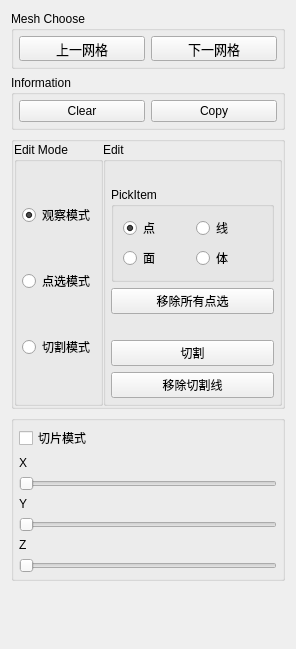
                <widget class="QWidget" name="scrollAreaWidgetContents_4">
                 <property name="geometry">
                  <rect>
                   <x>0</x>
                   <y>0</y>
                   <width>296</width>
                   <height>649</height>
                  </rect>
                 </property>
                 <layout class="QVBoxLayout" name="verticalLayout_22">
                  <item>
                   <widget class="QGroupBox" name="groupBox_15">
                    <property name="title">
                     <string>Mesh Choose</string>
                    </property>
                    <layout class="QVBoxLayout" name="verticalLayout_27">
                     <property name="leftMargin">
                      <number>5</number>
                     </property>
                     <property name="topMargin">
                      <number>5</number>
                     </property>
                     <property name="rightMargin">
                      <number>5</number>
                     </property>
                     <property name="bottomMargin">
                      <number>5</number>
                     </property>
                     <item>
                      <layout class="QHBoxLayout" name="horizontalLayout_3">
                       <item>
                        <widget class="QPushButton" name="btnLastMesh">
                         <property name="maximumSize">
                          <size>
                           <width>16777215</width>
                           <height>25</height>
                          </size>
                         </property>
                         <property name="font">
                          <font>
                           <family>黑体</family>
                           <pointsize>10</pointsize>
                          </font>
                         </property>
                         <property name="text">
                          <string>上一网格</string>
                         </property>
                         <property name="icon">
                          <iconset resource="Turbine_Blade.qrc">
                           <normaloff>:/Ticon/Resources/arrow_click_cursor_pointer_icon.png</normaloff>:/Ticon/Resources/arrow_click_cursor_pointer_icon.png</iconset>
                         </property>
                         <property name="iconSize">
                          <size>
                           <width>30</width>
                           <height>30</height>
                          </size>
                         </property>
                        </widget>
                       </item>
                       <item>
                        <widget class="QPushButton" name="btnNextMesh">
                         <property name="maximumSize">
                          <size>
                           <width>16777215</width>
                           <height>25</height>
                          </size>
                         </property>
                         <property name="font">
                          <font>
                           <family>黑体</family>
                           <pointsize>10</pointsize>
                          </font>
                         </property>
                         <property name="text">
                          <string>下一网格</string>
                         </property>
                         <property name="icon">
                          <iconset resource="Turbine_Blade.qrc">
                           <normaloff>:/Ticon/Resources/arrow_click_cursor_pointer_icon (1).png</normaloff>:/Ticon/Resources/arrow_click_cursor_pointer_icon (1).png</iconset>
                         </property>
                         <property name="iconSize">
                          <size>
                           <width>30</width>
                           <height>30</height>
                          </size>
                         </property>
                        </widget>
                       </item>
                      </layout>
                     </item>
                    </layout>
                   </widget>
                  </item>
                  <item>
                   <widget class="QGroupBox" name="groupBox_6">
                    <property name="title">
                     <string>Information</string>
                    </property>
                    <layout class="QVBoxLayout" name="verticalLayout_8">
                     <property name="leftMargin">
                      <number>5</number>
                     </property>
                     <property name="topMargin">
                      <number>5</number>
                     </property>
                     <property name="rightMargin">
                      <number>5</number>
                     </property>
                     <property name="bottomMargin">
                      <number>5</number>
                     </property>
                     <item>
                      <layout class="QHBoxLayout" name="horizontalLayout_4">
                       <item>
                        <widget class="QPushButton" name="btnInfoClear">
                         <property name="maximumSize">
                          <size>
                           <width>16777215</width>
                           <height>25</height>
                          </size>
                         </property>
                         <property name="text">
                          <string>Clear</string>
                         </property>
                         <property name="icon">
                          <iconset>
                           <normaloff>:/Ticon/Resources/清空.png</normaloff>:/Ticon/Resources/清空.png</iconset>
                         </property>
                        </widget>
                       </item>
                       <item>
                        <widget class="QPushButton" name="btnInfoCopy">
                         <property name="maximumSize">
                          <size>
                           <width>16777215</width>
                           <height>25</height>
                          </size>
                         </property>
                         <property name="text">
                          <string>Copy</string>
                         </property>
                         <property name="icon">
                          <iconset resource="Turbine_Blade.qrc">
                           <normaloff>:/Ticon/Resources/icon (2).png</normaloff>:/Ticon/Resources/icon (2).png</iconset>
                         </property>
                         <property name="iconSize">
                          <size>
                           <width>18</width>
                           <height>18</height>
                          </size>
                         </property>
                        </widget>
                       </item>
                      </layout>
                     </item>
                    </layout>
                   </widget>
                  </item>
                  <item>
                   <widget class="QGroupBox" name="groupBox_13">
                    <property name="title">
                     <string/>
                    </property>
                    <layout class="QHBoxLayout" name="horizontalLayout">
                     <property name="spacing">
                      <number>0</number>
                     </property>
                     <property name="sizeConstraint">
                      <enum>QLayout::SetDefaultConstraint</enum>
                     </property>
                     <property name="leftMargin">
                      <number>0</number>
                     </property>
                     <property name="topMargin">
                      <number>0</number>
                     </property>
                     <property name="rightMargin">
                      <number>0</number>
                     </property>
                     <property name="bottomMargin">
                      <number>0</number>
                     </property>
                     <item>
                      <widget class="QGroupBox" name="groupBox_5">
                       <property name="title">
                        <string>Edit Mode</string>
                       </property>
                       <layout class="QVBoxLayout" name="verticalLayout_13">
                        <property name="leftMargin">
                         <number>5</number>
                        </property>
                        <property name="topMargin">
                         <number>5</number>
                        </property>
                        <property name="rightMargin">
                         <number>5</number>
                        </property>
                        <property name="bottomMargin">
                         <number>5</number>
                        </property>
                        <item>
                         <widget class="QRadioButton" name="rtnModelView">
                          <property name="text">
                           <string>观察模式</string>
                          </property>
                          <property name="icon">
                           <iconset resource="Turbine_Blade.qrc">
                            <normaloff>:/Ticon/Resources/6610 - View.png</normaloff>:/Ticon/Resources/6610 - View.png</iconset>
                          </property>
                          <property name="checked">
                           <bool>true</bool>
                          </property>
                         </widget>
                        </item>
                        <item>
                         <widget class="QRadioButton" name="rtnPickItem">
                          <property name="text">
                           <string>点选模式</string>
                          </property>
                          <property name="icon">
                           <iconset resource="Turbine_Blade.qrc">
                            <normaloff>:/Ticon/Resources/arrow_click_cursor_pointer_icon .png</normaloff>:/Ticon/Resources/arrow_click_cursor_pointer_icon .png</iconset>
                          </property>
                         </widget>
                        </item>
                        <item>
                         <widget class="QRadioButton" name="rtnModelCut">
                          <property name="text">
                           <string>切割模式</string>
                          </property>
                          <property name="icon">
                           <iconset resource="Turbine_Blade.qrc">
                            <normaloff>:/Ticon/Resources/knife_cutter_cut_cutlery_cutting_icon.png</normaloff>:/Ticon/Resources/knife_cutter_cut_cutlery_cutting_icon.png</iconset>
                          </property>
                          <property name="iconSize">
                           <size>
                            <width>14</width>
                            <height>14</height>
                           </size>
                          </property>
                         </widget>
                        </item>
                       </layout>
                      </widget>
                     </item>
                     <item>
                      <widget class="QGroupBox" name="groupBox_11">
                       <property name="title">
                        <string>Edit</string>
                       </property>
                       <layout class="QVBoxLayout" name="verticalLayout_9">
                        <property name="leftMargin">
                         <number>5</number>
                        </property>
                        <property name="topMargin">
                         <number>5</number>
                        </property>
                        <property name="rightMargin">
                         <number>5</number>
                        </property>
                        <property name="bottomMargin">
                         <number>5</number>
                        </property>
                        <item>
                         <spacer name="spacer">
                          <property name="orientation">
                           <enum>Qt::Horizontal</enum>
                          </property>
                          <property name="sizeHint" stdset="0">
                           <size>
                            <width>40</width>
                            <height>20</height>
                           </size>
                          </property>
                         </spacer>
                        </item>
                        <item>
                         <layout class="QVBoxLayout" name="verticalLayout_12">
                          <item>
                           <layout class="QHBoxLayout" name="horizontalLayout_7">
                            <item>
                             <widget class="QGroupBox" name="groupBox_8">
                              <property name="title">
                               <string>PickItem</string>
                              </property>
                              <layout class="QVBoxLayout" name="verticalLayout_3">
                               <item>
                                <layout class="QHBoxLayout" name="horizontalLayout_13">
                                 <item>
                                  <widget class="QRadioButton" name="rtnPickPoint">
                                   <property name="text">
                                    <string>点</string>
                                   </property>
                                   <property name="checked">
                                    <bool>true</bool>
                                   </property>
                                  </widget>
                                 </item>
                                 <item>
                                  <widget class="QRadioButton" name="rtnPickEdge">
                                   <property name="text">
                                    <string>线</string>
                                   </property>
                                  </widget>
                                 </item>
                                </layout>
                               </item>
                               <item>
                                <layout class="QHBoxLayout" name="horizontalLayout_14">
                                 <item>
                                  <widget class="QRadioButton" name="rtnPickFace">
                                   <property name="text">
                                    <string>面</string>
                                   </property>
                                  </widget>
                                 </item>
                                 <item>
                                  <widget class="QRadioButton" name="rtnPickCell">
                                   <property name="text">
                                    <string>体</string>
                                   </property>
                                  </widget>
                                 </item>
                                </layout>
                               </item>
                              </layout>
                             </widget>
                            </item>
                           </layout>
                          </item>
                          <item>
                           <widget class="QPushButton" name="btnPickRemoveAll">
                            <property name="text">
                             <string>移除所有点选</string>
                            </property>
                           </widget>
                          </item>
                         </layout>
                        </item>
                        <item>
                         <spacer name="verticalSpacer_6">
                          <property name="orientation">
                           <enum>Qt::Vertical</enum>
                          </property>
                          <property name="sizeType">
                           <enum>QSizePolicy::Minimum</enum>
                          </property>
                          <property name="sizeHint" stdset="0">
                           <size>
                            <width>20</width>
                            <height>20</height>
                           </size>
                          </property>
                         </spacer>
                        </item>
                        <item>
                         <layout class="QVBoxLayout" name="verticalLayout_14">
                          <item>
                           <widget class="QPushButton" name="btnToCut">
                            <property name="text">
                             <string>切割</string>
                            </property>
                           </widget>
                          </item>
                          <item>
                           <widget class="QPushButton" name="btnRemoveLine">
                            <property name="text">
                             <string>移除切割线</string>
                            </property>
                           </widget>
                          </item>
                         </layout>
                        </item>
                       </layout>
                      </widget>
                     </item>
                    </layout>
                   </widget>
                  </item>
                  <item>
                   <widget class="QGroupBox" name="groupBox_10">
                    <property name="title">
                     <string/>
                    </property>
                    <layout class="QVBoxLayout" name="verticalLayout_15">
                     <property name="leftMargin">
                      <number>5</number>
                     </property>
                     <property name="topMargin">
                      <number>5</number>
                     </property>
                     <property name="rightMargin">
                      <number>5</number>
                     </property>
                     <property name="bottomMargin">
                      <number>5</number>
                     </property>
                     <item>
                      <widget class="QCheckBox" name="ckbCutPlane">
                       <property name="text">
                        <string>切片模式</string>
                       </property>
                       <property name="checked">
                        <bool>false</bool>
                       </property>
                      </widget>
                     </item>
                     <item>
                      <layout class="QVBoxLayout" name="verticalLayout_16">
                       <item>
                        <layout class="QHBoxLayout" name="horizontalLayout_12">
                         <item>
                          <widget class="QLabel" name="label_2">
                           <property name="text">
                            <string>X</string>
                           </property>
                          </widget>
                         </item>
                        </layout>
                       </item>
                       <item>
                        <widget class="QSlider" name="cutPlaneX">
                         <property name="orientation">
                          <enum>Qt::Horizontal</enum>
                         </property>
                        </widget>
                       </item>
                       <item>
                        <layout class="QHBoxLayout" name="horizontalLayout_15">
                         <item>
                          <widget class="QLabel" name="label_3">
                           <property name="text">
                            <string>Y</string>
                           </property>
                          </widget>
                         </item>
                        </layout>
                       </item>
                       <item>
                        <widget class="QSlider" name="cutPlaneY">
                         <property name="orientation">
                          <enum>Qt::Horizontal</enum>
                         </property>
                        </widget>
                       </item>
                       <item>
                        <layout class="QHBoxLayout" name="horizontalLayout_16">
                         <item>
                          <widget class="QLabel" name="label_4">
                           <property name="text">
                            <string>Z</string>
                           </property>
                          </widget>
                         </item>
                        </layout>
                       </item>
                       <item>
                        <widget class="QSlider" name="cutPlaneZ">
                         <property name="orientation">
                          <enum>Qt::Horizontal</enum>
                         </property>
                        </widget>
                       </item>
                      </layout>
                     </item>
                    </layout>
                   </widget>
                  </item>
                  <item>
                   <spacer name="verticalSpacer_3">
                    <property name="orientation">
                     <enum>Qt::Vertical</enum>
                    </property>
                    <property name="sizeHint" stdset="0">
                     <size>
                      <width>20</width>
                      <height>40</height>
                     </size>
                    </property>
                   </spacer>
                  </item>
                 </layout>
                </widget>
